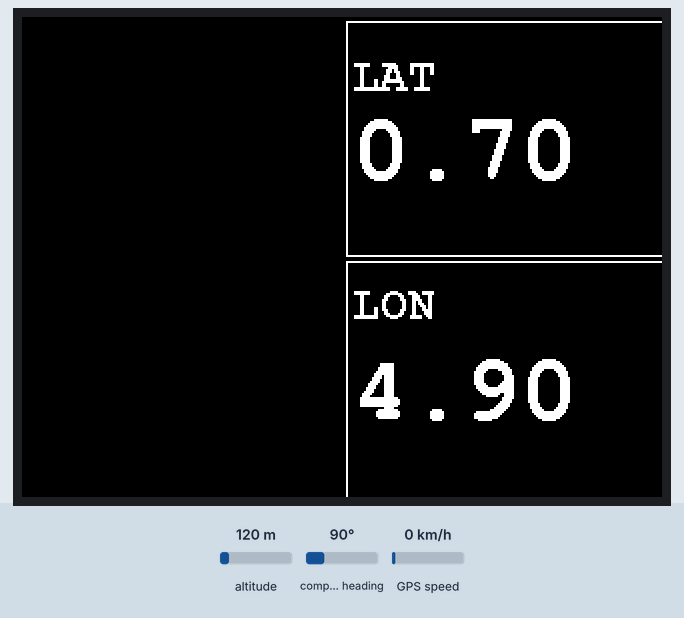
Bench run of a sketch on a simulated Arduino Uno, built with avr-gcc and run on an emulated ATmega328P. Shown: 320×240 colour display. The inputs (shaded band) are chosen by the test bench; at power-on: altitude 120 m, compass heading 90°, GPS speed 0 km/h. Random numbers use the default seed unless the sketch sets one; the GPS gets a fix after 3 s at 37.7749, -122.4194 with 8 satellites.

Above: at 0.47 s.
At 5.57 s:
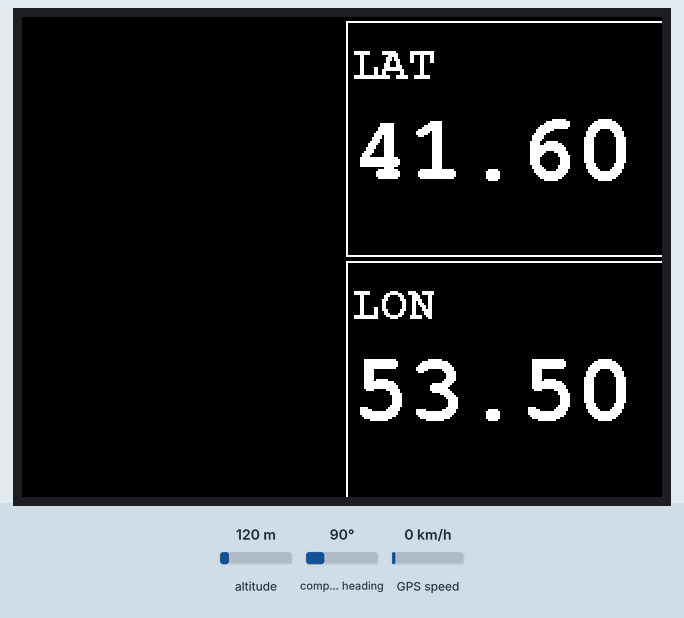
At 9.97 s:
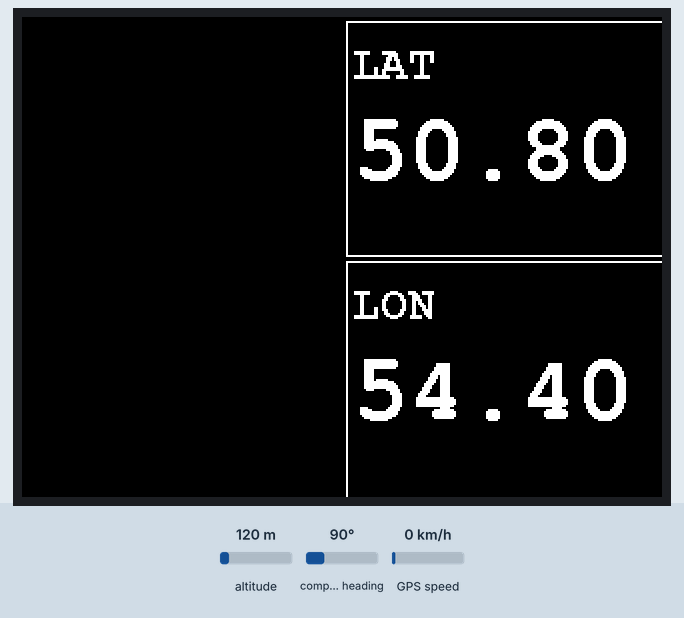
At 19.86 s:
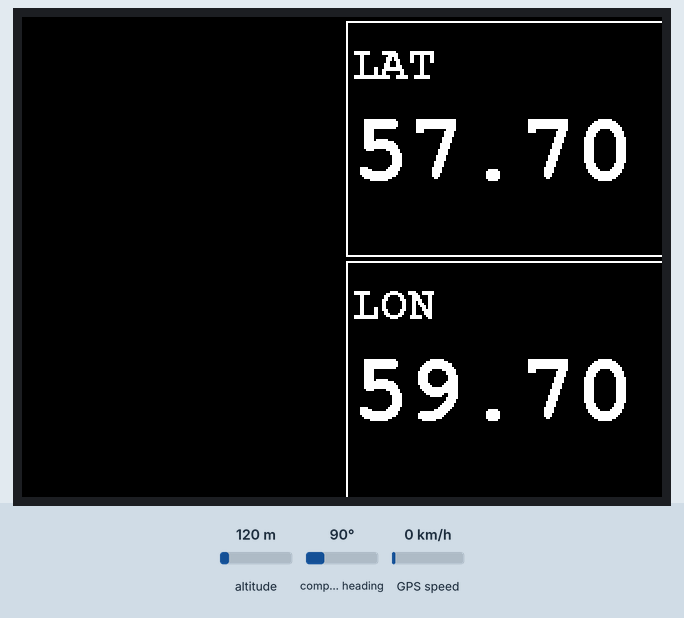
At 29.76 s:
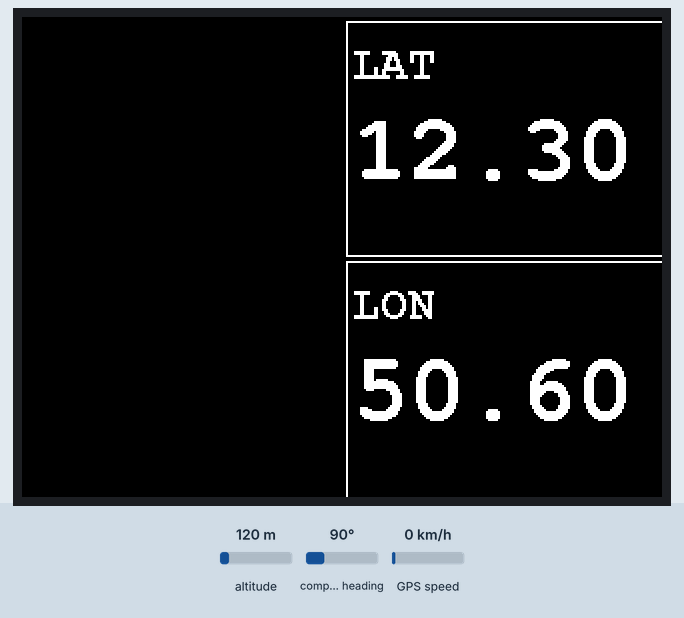
At 39.65 s:
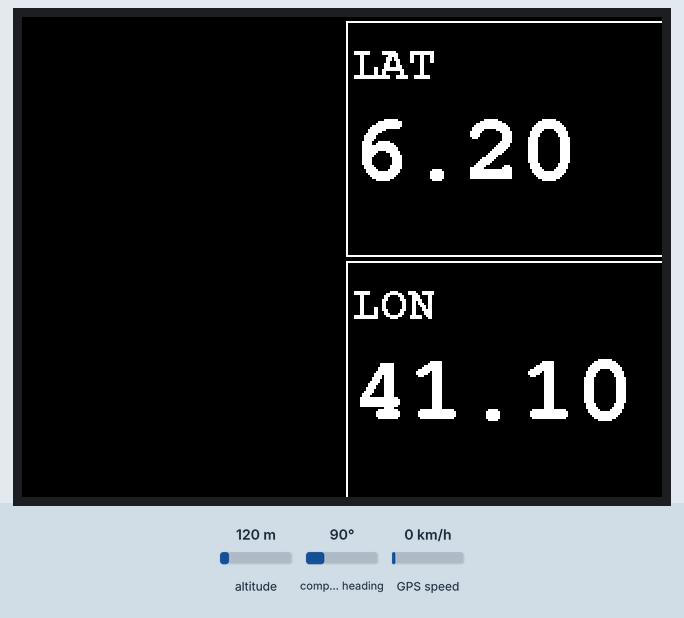

The sketch:

nme_reapeater.ino
```cpp
#include <Adafruit_GFX.h>    // Core graphics library
#include <Adafruit_TFTLCD.h> // Hardware-specific library
#include <Fonts/FreeMonoBold12pt7b.h>
#include <Fonts/FreeMonoBold24pt7b.h>
#include <TinyGPS++.h>


#define YP A3  // must be an analog pin, use "An" notation!
#define XM A2  // must be an analog pin, use "An" notation!
#define YM 9   // can be a digital pin
#define XP 8   // can be a digital pin

// The control pins for the LCD can be assigned to any digital or
// analog pins...but we'll use the analog pins as this allows us to
// double up the pins with the touch screen (see the TFT paint example).
#define LCD_CS A3 // Chip Select goes to Analog 3
#define LCD_CD A2 // Command/Data goes to Analog 2
#define LCD_WR A1 // LCD Write goes to Analog 1
#define LCD_RD A0 // LCD Read goes to Analog 0

#define LCD_RESET A4 // Can alternately just connect to Arduino's reset pin

// Assign human-readable names to some common 16-bit color values:
#define  BLACK   0x0000
#define  BLUE    0x001F
#define  RED     0xF800
#define  GREEN   0x07E0
#define  CYAN    0x07FF
#define  MAGENTA 0xF81F
#define  YELLOW  0xFFE0
#define  GREY    0x7BEF
#define  WHITE   0xFFFF


Adafruit_TFTLCD tft(LCD_CS, LCD_CD, LCD_WR, LCD_RD, LCD_RESET);


TinyGPSPlus gps;

TinyGPSCustom depthBT(gps, "SDDPT", 1);
TinyGPSCustom depthOFFSET(gps, "SDDPT", 2);
TinyGPSCustom windAWS(gps, "SWWMV", 3);


void setup(void) {
  // tft stuff
  tft.reset();
  uint16_t identifier = 0x9341;

  tft.begin(identifier);
  tft.fillScreen(BLACK);
  tft.setRotation(1);

  Serial.begin(4800);
}

void write_number(int x, int y, String name, double num, int colour) {
  tft.fillRect(x * 160, y * 120, x * 160 + 160, y * 120 + 120, BLACK);
  tft.drawRect(x * 160 + 2, y * 120 + 2, x * 160 + 160 - 2, y * 120 + 120 - 2, colour);
  tft.setCursor(x * 160 + 5, y * 120 + 30);
  tft.setTextColor(colour);
  tft.setFont(&FreeMonoBold12pt7b);
  tft.setTextSize(1);
  tft.println(name);
  tft.setCursor(x * 160 + 5, y * 120 + 80);
  tft.setTextSize(1);
  tft.setFont(&FreeMonoBold24pt7b);
  tft.println(num);
}

void loop() {
  while (Serial.available() > 0)
    gps.encode(Serial.read());

  if (depthBT.isUpdated() & depthOFFSET.isUpdated()) {
    write_number(0, 0,
                 "Depth",
                 atof(depthBT.value()) + atof(depthOFFSET.value()),
                 WHITE);
  }


  if (windAWS.isUpdated()) {
    write_number(0, 1,
                 "AWS",
                 atof(windAWS.value()),
                 WHITE);
  }


  write_number(1, 0, "LAT",   random(0,  600) / 10.0, WHITE);
  write_number(1, 1, "LON",   random(0,  600) / 10.0, WHITE);

  delay(300);
}


/*

  /*
  Code to read output from chartplotter (NMEA DPT sentence)
  Then parse out depth
  Convert to 7 segments etc
  Then write out to NASA Depth Repeater
  I2C bit banging and 7 segment code from modified from Peter Holtermann
  See... http://wiki.openseamap.org/wiki/De:NASA_Clipper_Range
*/


/*
  #include <TinyGPS++.h>
  TinyGPSPlus gps;

  TinyGPSCustom depthBT(gps, "SDDPT", 1);
  TinyGPSCustom depthOFFSET(gps, "SDDPT", 2);

  #define RE_PIN 4
  #define DE_PIN 5

  int I2C_SCL = 3; // RED
  int I2C_SDA = 2; // WHITE

  void setup()
  {
  pinMode(I2C_SCL, OUTPUT);      // sets the digital pin as output
  pinMode(I2C_SDA, OUTPUT);      // sets the digital pin as output
  pinMode(RE_PIN, OUTPUT);
  pinMode(DE_PIN, OUTPUT);
  digitalWrite(I2C_SCL, HIGH);   // sets the pin on
  digitalWrite(I2C_SDA, HIGH);   // sets the pin on
  digitalWrite(RE_PIN, LOW);
  digitalWrite(DE_PIN, LOW);
  Serial.begin(4800);

  }


  testing data
  $SDDPT,10.1,-1.5,*62
  $SDDPT,100.7,-1.7,*56
  $SDDPT,0.7,-1.5,*55
  $SDDPT,11.7,-1.5,*65
  $SDDPT,78,-1.5,*73
  $SDDPT,198.7,-1.5,*55
  $SDDPT,1.5,-1.5,*56
  $SDDPT,999,-1.7,*47
  $SDDPT,94,-1.7,*73

  $SWWMV,180, R, 7.3, N, A*2A
*/
```
